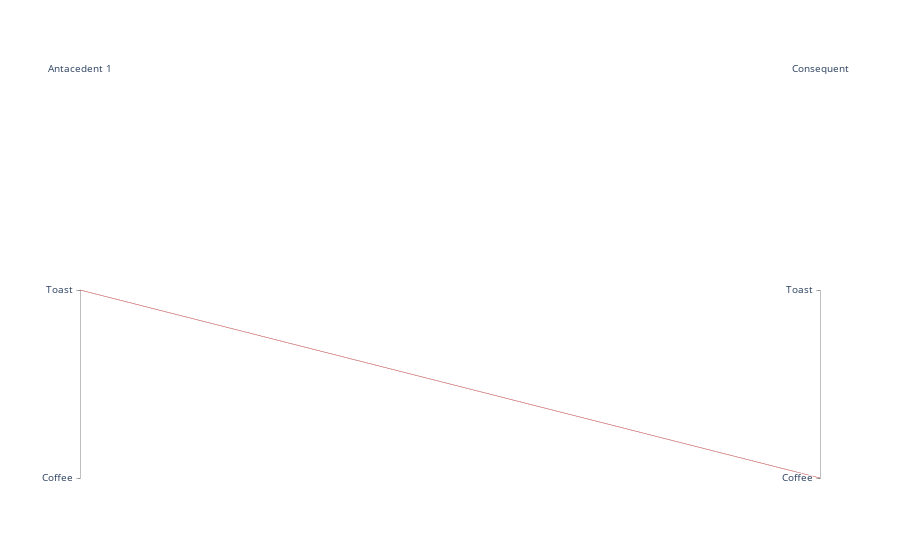
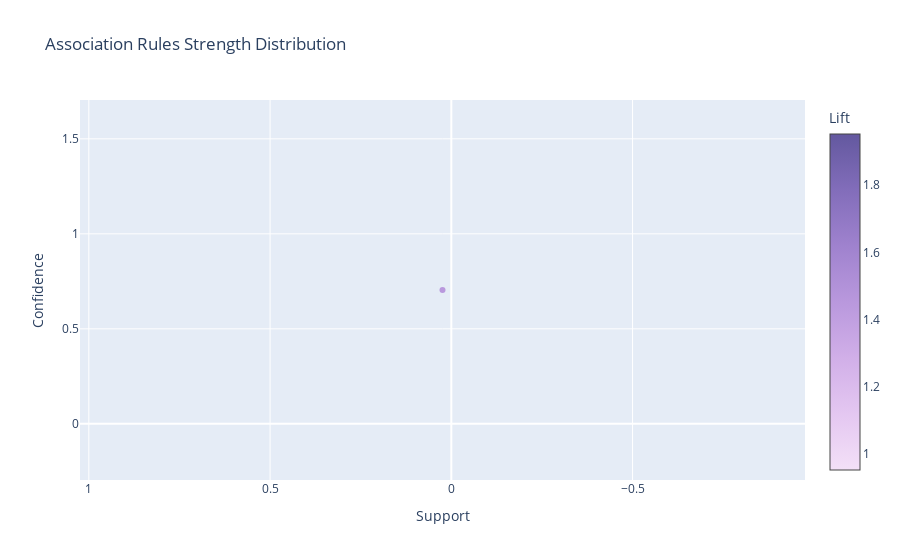
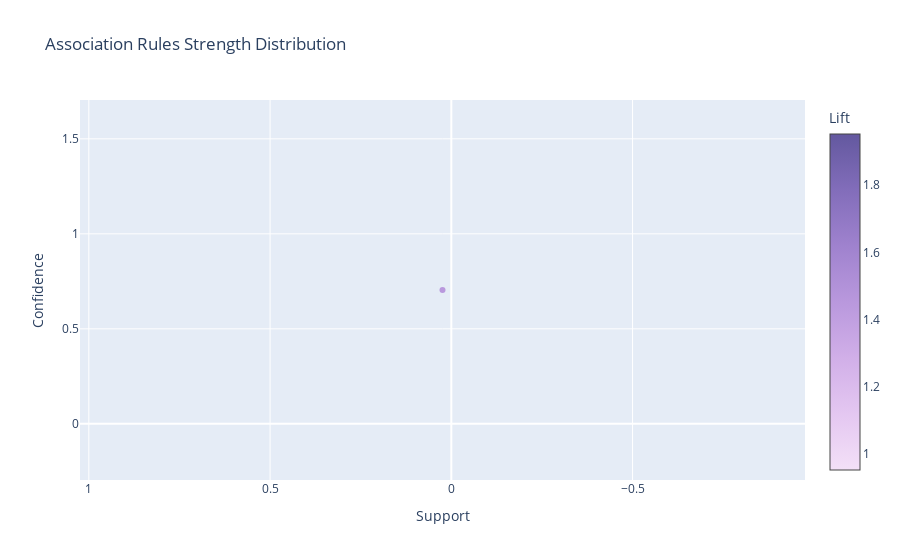

These figures' notebook cell, in order:
### Code cell
# Efficient apriori rules visualization

PyARMViz.adjacency_parallel_coordinate_plot(rules_ap_ef1)
PyARMViz.metadata_scatter_plot(rules_ap_ef1)

### Figure 1 — Plotly figure (JSON) as saved in the notebook; plotly's stock layout.template omitted (floating-point values rounded to 4 significant figures)
{"data": [{"dimensions": [{"label": "Antacedent 1", "range": [0, 2], "ticktext": ["Coffee", "Toast"], "tickvals": [0, 1], "values": [1]}, {"label": "Consequent", "range": [0, 2], "ticktext": ["Coffee", "Toast"], "tickvals": [0, 1], "values": [0]}], "line": {"color": [0.7], "colorscale": [[0, "white"], [1, "red"]]}, "type": "parcoords"}], "layout": {"paper_bgcolor": "white", "plot_bgcolor": "white"}}

### Figure 2 — Plotly figure (JSON) as saved in the notebook; plotly's stock layout.template omitted (floating-point values rounded to 4 significant figures)
{"data": [{"marker": {"color": [1.452], "colorbar": {"title": {"text": "Lift"}}, "colorscale": [[0, "rgb(243, 224, 247)"], [0.1667, "rgb(228, 199, 241)"], [0.3333, "rgb(209, 175, 232)"], [0.5, "rgb(185, 152, 221)"], [0.6667, "rgb(159, 130, 206)"], [0.8333, "rgb(130, 109, 186)"], [1, "rgb(99, 88, 159)"]]}, "mode": "markers", "text": ["('Toast',) => ('Coffee',), Lift: 1.4523372961889556"], "type": "scatter", "x": [0.02433], "y": [0.7044]}], "layout": {"title": {"text": "Association Rules Strength Distribution"}, "xaxis": {"autorange": "reversed", "title": {"text": "Support"}}, "yaxis": {"title": {"text": "Confidence"}}}}

### Figure 3 — Plotly figure (JSON) as saved in the notebook; plotly's stock layout.template omitted (floating-point values rounded to 4 significant figures)
{"data": [{"marker": {"color": [1.452], "colorbar": {"title": {"text": "Lift"}}, "colorscale": [[0, "rgb(243, 224, 247)"], [0.1667, "rgb(228, 199, 241)"], [0.3333, "rgb(209, 175, 232)"], [0.5, "rgb(185, 152, 221)"], [0.6667, "rgb(159, 130, 206)"], [0.8333, "rgb(130, 109, 186)"], [1, "rgb(99, 88, 159)"]]}, "mode": "markers", "text": ["('Toast',) => ('Coffee',), Lift: 1.4523372961889556"], "type": "scatter", "x": [0.02433], "y": [0.7044]}], "layout": {"title": {"text": "Association Rules Strength Distribution"}, "xaxis": {"autorange": "reversed", "title": {"text": "Support"}}, "yaxis": {"title": {"text": "Confidence"}}}}
